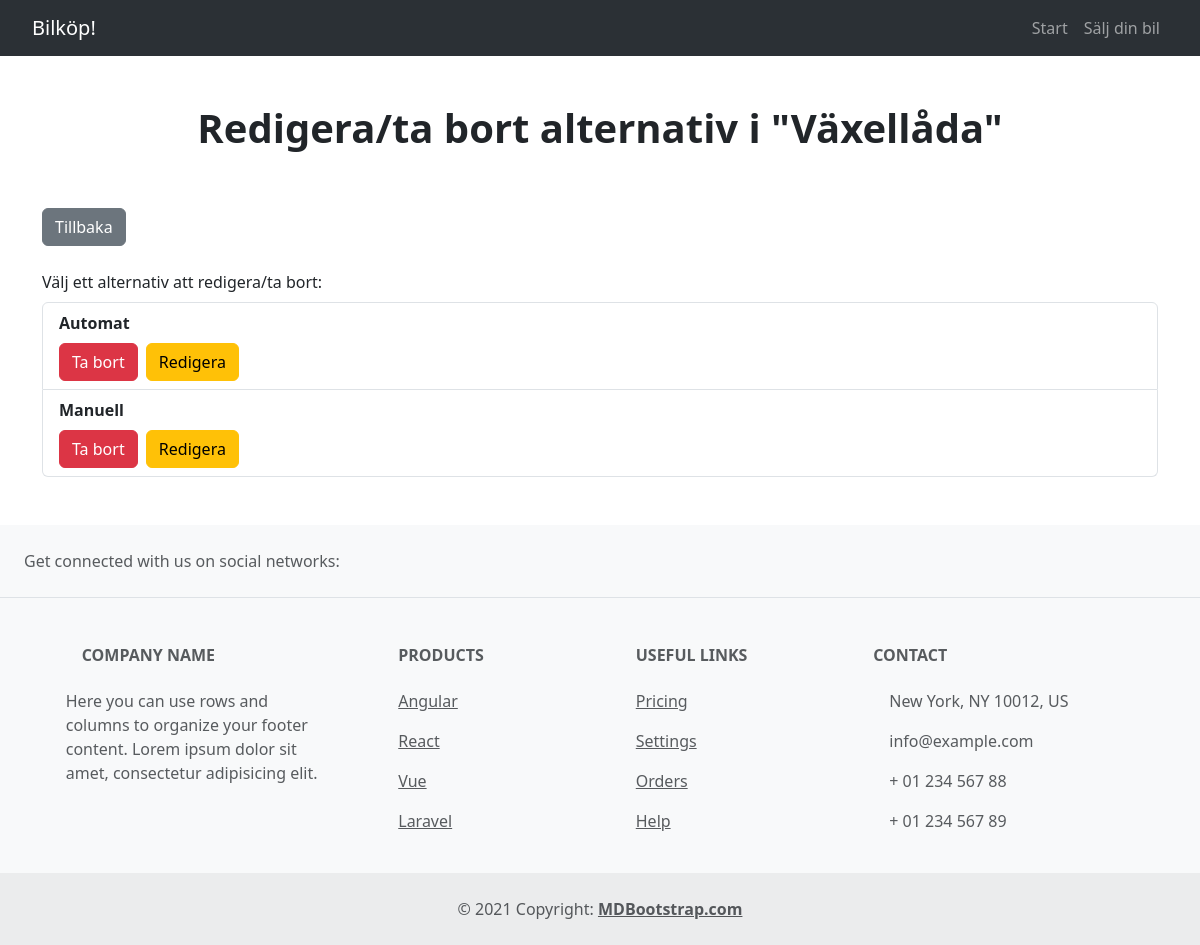
The page /listattributes.php?option=transtype on the database its author committed.
### tables this page shows
CREATE TABLE `table_trans_type` (
  `trans_type_id` int(11) NOT NULL,
  `trans_type_name` varchar(255) NOT NULL
);

### includes/functions.php (called while the page is built, shortened)
<?php
function selectAttributes($pdo, $attributeTable) {
	$attributesQuery = "SELECT * FROM $attributeTable";
	$attributesArray = $pdo->query($attributesQuery)->fetchAll();
	return $attributesArray;
}
?>

### listattributes.php (the view, shortened to what this page needs)
<?php
include_once 'includes/config.php';
include_once 'includes/functions.php';
$currentOption = $_GET['option'];
switch ($currentOption) {
    case 'transtype':
        $optionName = 'Växellåda';
        $attributeTable = 'table_trans_type';
        break;
}
$attributeData = selectAttributes($pdo, $attributeTable);
$keys = array_keys($attributeData[0]);
include_once 'includes/header.php';
?>
<div class="container mt-5">
    <h1 class="text-center fw-bold mb-5">Redigera/ta bort alternativ i "<?php echo $optionName ?>"</h1>
    <a href='index.php' class='btn btn-secondary mt-2 mb-4 me-1'>Tillbaka</a>
    <form action="" method="post">
        <label for="new-attribute" class="form-label"> Välj ett alternativ att redigera/ta bort:</label><br>
            <ul class="list-group">
                <?php
                $tableRow = 0;
                foreach($attributeData as $attribute) {
                    echo "<li class='list-group-item fw-bold'>
                    {$attribute[$keys[1]]}<br>
                    <a href='deleteattribute.php?option={$currentOption}&attribute={$tableRow}' class='btn btn-danger mt-2 me-1'>Ta bort</a>
                    <a href='editattribute.php?option={$currentOption}&attribute={$tableRow}' class='btn btn-warning mt-2'>Redigera</a>
                    </li>";
                    $tableRow++;
                }
                ?>
            </ul>
    </form>
</div>
<?php
include_once 'includes/footer.php';
?>

### rows shown on the page
table_trans_type: trans_type_name "Automat"
table_trans_type: trans_type_name "Manuell"

### other values the page prints
$optionName "Växellåda"
